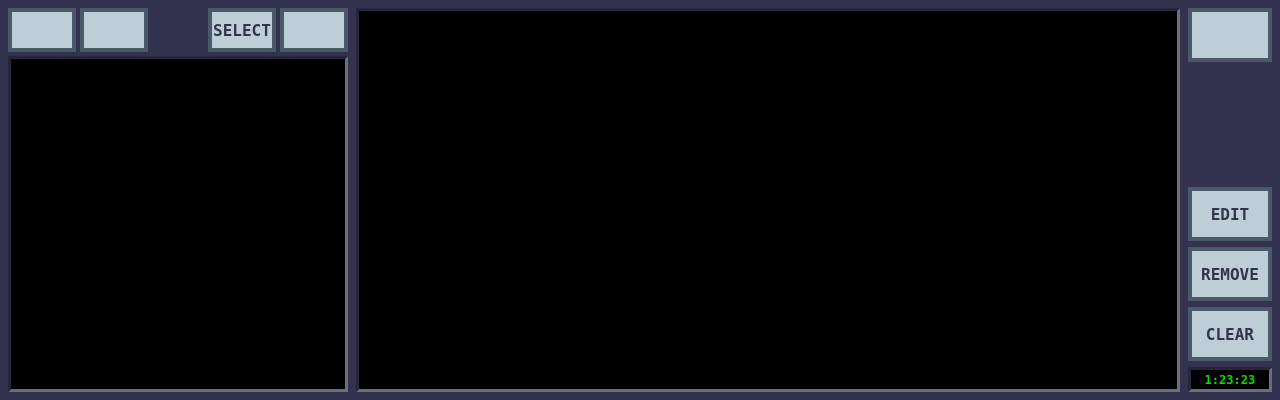
<?xml version="1.0" encoding="UTF-8"?>
<ui version="4.0">
 <class>PlaylistView</class>
 <widget class="QWidget" name="PlaylistView">
  <property name="geometry">
   <rect>
    <x>0</x>
    <y>0</y>
    <width>1280</width>
    <height>400</height>
   </rect>
  </property>
  <property name="minimumSize">
   <size>
    <width>0</width>
    <height>0</height>
   </size>
  </property>
  <property name="maximumSize">
   <size>
    <width>16777215</width>
    <height>16777215</height>
   </size>
  </property>
  <property name="windowTitle">
   <string>Form</string>
  </property>
  <property name="styleSheet">
   <string notr="true">#PlaylistView {
	background-color: #333350;
}</string>
  </property>
  <layout class="QHBoxLayout" name="horizontalLayout">
   <property name="spacing">
    <number>0</number>
   </property>
   <property name="leftMargin">
    <number>0</number>
   </property>
   <property name="topMargin">
    <number>0</number>
   </property>
   <property name="rightMargin">
    <number>0</number>
   </property>
   <property name="bottomMargin">
    <number>0</number>
   </property>
   <item>
    <widget class="QFrame" name="sidebarContainer">
     <property name="enabled">
      <bool>true</bool>
     </property>
     <property name="minimumSize">
      <size>
       <width>0</width>
       <height>0</height>
      </size>
     </property>
     <property name="maximumSize">
      <size>
       <width>0</width>
       <height>16777215</height>
      </size>
     </property>
     <property name="autoFillBackground">
      <bool>false</bool>
     </property>
     <property name="styleSheet">
      <string notr="true">#sidebarContainer {
	background-color: #25253a;
	border-right: 3px solid #5c5c63;
}</string>
     </property>
     <property name="lineWidth">
      <number>0</number>
     </property>
     <layout class="QVBoxLayout" name="verticalLayout_3">
      <property name="spacing">
       <number>0</number>
      </property>
      <property name="leftMargin">
       <number>0</number>
      </property>
      <property name="topMargin">
       <number>0</number>
      </property>
      <property name="rightMargin">
       <number>3</number>
      </property>
      <property name="bottomMargin">
       <number>0</number>
      </property>
      <item>
       <widget class="QPushButton" name="filesButton">
        <property name="enabled">
         <bool>false</bool>
        </property>
        <property name="sizePolicy">
         <sizepolicy hsizetype="Minimum" vsizetype="MinimumExpanding">
          <horstretch>0</horstretch>
          <verstretch>0</verstretch>
         </sizepolicy>
        </property>
        <property name="styleSheet">
         <string notr="true">#filesButton {
	border: none;
	border-radius: 0px;
	background: solid;
	background-color: transparent;
}

#filesButton:checked {
	background-color: #c81c22;
}

#filesButton:pressed {
	border: none;
	border-radius: 0px;
	background: solid;
	background-color: transparent;
}</string>
        </property>
        <property name="text">
         <string/>
        </property>
        <property name="icon">
         <iconset resource="uiassets.qrc">
          <normaloff>:/assets/filesIcon.png</normaloff>:/assets/filesIcon.png</iconset>
        </property>
        <property name="iconSize">
         <size>
          <width>64</width>
          <height>64</height>
         </size>
        </property>
        <property name="checkable">
         <bool>true</bool>
        </property>
        <property name="checked">
         <bool>true</bool>
        </property>
       </widget>
      </item>
      <item>
       <widget class="QPushButton" name="spotifyButton">
        <property name="enabled">
         <bool>false</bool>
        </property>
        <property name="sizePolicy">
         <sizepolicy hsizetype="Minimum" vsizetype="MinimumExpanding">
          <horstretch>0</horstretch>
          <verstretch>0</verstretch>
         </sizepolicy>
        </property>
        <property name="styleSheet">
         <string notr="true">#spotifyButton {
	border: none;
	border-radius: 0px;
	background: solid;
	background-color: transparent;
}

#spotifyButton:checked {
	background-color: #c81c22;
}

#spotifyButton:pressed {
	border: none;
	border-radius: 0px;
	background: solid;
	background-color: transparent;
}</string>
        </property>
        <property name="text">
         <string/>
        </property>
        <property name="icon">
         <iconset resource="uiassets.qrc">
          <normaloff>:/assets/spotifyIcon.png</normaloff>:/assets/spotifyIcon.png</iconset>
        </property>
        <property name="iconSize">
         <size>
          <width>64</width>
          <height>64</height>
         </size>
        </property>
        <property name="checkable">
         <bool>true</bool>
        </property>
        <property name="checked">
         <bool>false</bool>
        </property>
       </widget>
      </item>
     </layout>
    </widget>
   </item>
   <item>
    <widget class="QFrame" name="fileBrowserContainer">
     <property name="maximumSize">
      <size>
       <width>348</width>
       <height>16777215</height>
      </size>
     </property>
     <property name="frameShape">
      <enum>QFrame::NoFrame</enum>
     </property>
     <property name="frameShadow">
      <enum>QFrame::Plain</enum>
     </property>
     <layout class="QVBoxLayout" name="verticalLayout_5">
      <property name="spacing">
       <number>4</number>
      </property>
      <property name="leftMargin">
       <number>8</number>
      </property>
      <property name="topMargin">
       <number>8</number>
      </property>
      <property name="rightMargin">
       <number>0</number>
      </property>
      <property name="bottomMargin">
       <number>8</number>
      </property>
      <item>
       <layout class="QHBoxLayout" name="fileBrowserButtonsContainer">
        <item>
         <widget class="QPushButton" name="fbHomeButton">
          <property name="minimumSize">
           <size>
            <width>68</width>
            <height>44</height>
           </size>
          </property>
          <property name="maximumSize">
           <size>
            <width>68</width>
            <height>44</height>
           </size>
          </property>
          <property name="styleSheet">
           <string notr="true">#fbHomeButton {
	background-color: #bdced6;
	border: 4px solid #4a5a6b;
	border-radius: none;
}

#fbHomeButton:pressed {
	color: #080810;
	background-color: #7b8c9c;
	border: 4px solid #080810;
}</string>
          </property>
          <property name="text">
           <string/>
          </property>
          <property name="icon">
           <iconset resource="uiassets.qrc">
            <normaloff>:/assets/pl_homeIcon.png</normaloff>:/assets/pl_homeIcon.png</iconset>
          </property>
          <property name="iconSize">
           <size>
            <width>38</width>
            <height>30</height>
           </size>
          </property>
         </widget>
        </item>
        <item>
         <widget class="QPushButton" name="fbUpButton">
          <property name="minimumSize">
           <size>
            <width>68</width>
            <height>44</height>
           </size>
          </property>
          <property name="maximumSize">
           <size>
            <width>68</width>
            <height>44</height>
           </size>
          </property>
          <property name="styleSheet">
           <string notr="true">#fbUpButton {
	background-color: #bdced6;
	border: 4px solid #4a5a6b;
	border-radius: none;
}

#fbUpButton:pressed {
	color: #080810;
	background-color: #7b8c9c;
	border: 4px solid #080810;
}</string>
          </property>
          <property name="text">
           <string/>
          </property>
          <property name="icon">
           <iconset resource="uiassets.qrc">
            <normaloff>:/assets/pl_upIcon.png</normaloff>:/assets/pl_upIcon.png</iconset>
          </property>
          <property name="iconSize">
           <size>
            <width>25</width>
            <height>30</height>
           </size>
          </property>
         </widget>
        </item>
        <item>
         <spacer name="horizontalSpacer_2">
          <property name="orientation">
           <enum>Qt::Horizontal</enum>
          </property>
          <property name="sizeHint" stdset="0">
           <size>
            <width>40</width>
            <height>20</height>
           </size>
          </property>
         </spacer>
        </item>
        <item>
         <widget class="QPushButton" name="fbSelectButton">
          <property name="minimumSize">
           <size>
            <width>68</width>
            <height>44</height>
           </size>
          </property>
          <property name="maximumSize">
           <size>
            <width>68</width>
            <height>44</height>
           </size>
          </property>
          <property name="font">
           <font>
            <family>Bitstream Vera Sans Mono</family>
            <pointsize>12</pointsize>
            <bold>true</bold>
           </font>
          </property>
          <property name="styleSheet">
           <string notr="true">#fbSelectButton {
	color: #333350;
	background-color: #bdced6;
	border: 4px solid #4a5a6b;
	border-radius: none;
}

#fbSelectButton:pressed {
	color: #080810;
	background-color: #7b8c9c;
	border: 4px solid #080810;
}</string>
          </property>
          <property name="text">
           <string>SELECT</string>
          </property>
         </widget>
        </item>
        <item>
         <widget class="QPushButton" name="fbAddButton">
          <property name="minimumSize">
           <size>
            <width>68</width>
            <height>44</height>
           </size>
          </property>
          <property name="maximumSize">
           <size>
            <width>68</width>
            <height>44</height>
           </size>
          </property>
          <property name="styleSheet">
           <string notr="true">#fbAddButton {
	background-color: #bdced6;
	border: 4px solid #4a5a6b;
	border-radius: none;
}

#fbAddButton:pressed {
	color: #080810;
	background-color: #7b8c9c;
	border: 4px solid #080810;
}</string>
          </property>
          <property name="text">
           <string/>
          </property>
          <property name="icon">
           <iconset resource="uiassets.qrc">
            <normaloff>:/assets/pl_addIcon.png</normaloff>:/assets/pl_addIcon.png</iconset>
          </property>
          <property name="iconSize">
           <size>
            <width>30</width>
            <height>35</height>
           </size>
          </property>
         </widget>
        </item>
       </layout>
      </item>
      <item>
       <widget class="QListView" name="fileBrowserListView">
        <property name="font">
         <font>
          <family>Bitstream Vera Sans Mono</family>
          <pointsize>14</pointsize>
          <bold>true</bold>
         </font>
        </property>
        <property name="styleSheet">
         <string notr="true">QListView {
	color: #00f800;
	background-color: #000000;
	border-top: 3px solid #26253c;
	border-right: 3px solid #6d6d7f;
	border-bottom: 3px solid #6d6d7f;
	border-left: 3px solid #26253c;
    alternate-background-color: #10101a;
}

QListView::item {
	height: 45px;
}

QListView::item:selected {
	color: #000;
    background-color: #00e800;
}

QListView::item:selected:!active {
	color: #000;
	background-color: #00e800;
}

QListView::item:selected:active {
	color: #000;
    background-color: #00e800;
}

QScrollBar:vertical {
	background-color: #191926;
	width: 4px;
}

QScrollBar::handle:vertical {
	background-color: #b0995e;
}

 QScrollBar::up-arrow:vertical, QScrollBar::down-arrow:vertical {
	height: 0px;
	width: 0px;
	background-color: transparent;
	background: none;
	border: none;
}

 QScrollBar::add-page:vertical, QScrollBar::sub-page:vertical {
	background: none;
	height: 0px;
	width: 0px;
	border: none;
 }

 QScrollBar::add-line:vertical {
    background: none;
	height: 0px;
	width: 0px;
	border: none;
 }

 QScrollBar::sub-line:vertical {
    background: none;
	height: 0px;
	width: 0px;
	border: none;
 }

QScrollBar:horizontal {
	background-color: #191926;
	height: 4px;
}

QScrollBar::handle:horizontal {
	background-color: #b0995e;
}

 QScrollBar::left-arrow:horizontal, QScrollBar::right-arrow:horizontal {
	height: 0px;
	width: 0px;
	background-color: transparent;
	background: none;
	border: none;
}

 QScrollBar::add-page:horizontal, QScrollBar::sub-page:horizontal {
	background: none;
	height: 0px;
	width: 0px;
	border: none;
 }

 QScrollBar::add-line:horizontal {
    background: none;
	height: 0px;
	width: 0px;
	border: none;
 }

 QScrollBar::sub-line:horizontal {
    background: none;
	height: 0px;
	width: 0px;
	border: none;
 }
</string>
        </property>
        <property name="verticalScrollMode">
         <enum>QAbstractItemView::ScrollPerPixel</enum>
        </property>
        <property name="horizontalScrollMode">
         <enum>QAbstractItemView::ScrollPerPixel</enum>
        </property>
       </widget>
      </item>
     </layout>
    </widget>
   </item>
   <item>
    <widget class="QFrame" name="playlistContainer">
     <property name="frameShape">
      <enum>QFrame::NoFrame</enum>
     </property>
     <property name="frameShadow">
      <enum>QFrame::Plain</enum>
     </property>
     <property name="lineWidth">
      <number>0</number>
     </property>
     <layout class="QVBoxLayout" name="verticalLayout_4">
      <property name="spacing">
       <number>0</number>
      </property>
      <property name="leftMargin">
       <number>8</number>
      </property>
      <property name="topMargin">
       <number>8</number>
      </property>
      <property name="rightMargin">
       <number>0</number>
      </property>
      <property name="bottomMargin">
       <number>8</number>
      </property>
      <item>
       <widget class="QTreeView" name="playList">
        <property name="font">
         <font>
          <family>Bitstream Vera Sans Mono</family>
          <pointsize>14</pointsize>
          <bold>true</bold>
         </font>
        </property>
        <property name="styleSheet">
         <string notr="true">QTreeView {
	color: #00e800;
	background-color: #000000;
	border-top: 3px solid #26253c;
	border-right: 3px solid #6d6d7f;
	border-bottom: 3px solid #6d6d7f;
	border-left: 3px solid #26253c;
    alternate-background-color: #10101a;
}

QTreeView::item {
	height: 45px;
	padding-right: 16px;
}

QTreeView::item:selected {
	color: #000;
    background-color: #00e800;
}

QTreeView::item:selected:!active {
	color: #000;
	background-color: #00e800;
}

QTreeView::item:selected:active {
	color: #000;
    background-color: #00e800;
}

QScrollBar:vertical {
	background-color: #191926;
	width: 4px;
}

QScrollBar::handle:vertical {
	background-color: #b0995e;
}

 QScrollBar::up-arrow:vertical, QScrollBar::down-arrow:vertical {
	height: 0px;
	width: 0px;
	background-color: transparent;
	background: none;
	border: none;
}

 QScrollBar::add-page:vertical, QScrollBar::sub-page:vertical {
	background: none;
	height: 0px;
	width: 0px;
	border: none;
 }

 QScrollBar::add-line:vertical {
    background: none;
	height: 0px;
	width: 0px;
	border: none;
 }

 QScrollBar::sub-line:vertical {
    background: none;
	height: 0px;
	width: 0px;
	border: none;
 }


QScrollBar:horizontal {
	background-color: #191926;
	height: 4px;
}

QScrollBar::handle:horizontal {
	background-color: #b0995e;
}

 QScrollBar::left-arrow:horizontal, QScrollBar::right-arrow:horizontal {
	height: 0px;
	width: 0px;
	background-color: transparent;
	background: none;
	border: none;
}

 QScrollBar::add-page:horizontal, QScrollBar::sub-page:horizontal {
	background: none;
	height: 0px;
	width: 0px;
	border: none;
 }

 QScrollBar::add-line:horizontal {
    background: none;
	height: 0px;
	width: 0px;
	border: none;
 }

 QScrollBar::sub-line:horizontal {
    background: none;
	height: 0px;
	width: 0px;
	border: none;
 }

QHeaderView::section {
    background-color: #bccdd5;
    color: #333350;
    border: none;
	height: 28px;
	font-size: 12pt;
	font-weight: bold;
	padding-right: 8px;
}</string>
        </property>
        <property name="verticalScrollBarPolicy">
         <enum>Qt::ScrollBarAsNeeded</enum>
        </property>
        <property name="editTriggers">
         <set>QAbstractItemView::DoubleClicked|QAbstractItemView::EditKeyPressed</set>
        </property>
        <property name="alternatingRowColors">
         <bool>false</bool>
        </property>
        <property name="verticalScrollMode">
         <enum>QAbstractItemView::ScrollPerPixel</enum>
        </property>
       </widget>
      </item>
     </layout>
    </widget>
   </item>
   <item>
    <widget class="QFrame" name="frame">
     <property name="lineWidth">
      <number>0</number>
     </property>
     <layout class="QVBoxLayout" name="plControlsContainer">
      <property name="leftMargin">
       <number>8</number>
      </property>
      <property name="topMargin">
       <number>8</number>
      </property>
      <property name="rightMargin">
       <number>8</number>
      </property>
      <property name="bottomMargin">
       <number>8</number>
      </property>
      <item>
       <layout class="QHBoxLayout" name="horizontalLayout_2">
        <property name="rightMargin">
         <number>0</number>
        </property>
        <item>
         <layout class="QVBoxLayout" name="verticalLayout_2">
          <item>
           <widget class="QPushButton" name="goPlayerButton">
            <property name="minimumSize">
             <size>
              <width>84</width>
              <height>54</height>
             </size>
            </property>
            <property name="maximumSize">
             <size>
              <width>84</width>
              <height>54</height>
             </size>
            </property>
            <property name="styleSheet">
             <string notr="true">#goPlayerButton {
	background-color: #bdced6;
	border: 4px solid #4a5a6b;
	border-radius: none;
}

#goPlayerButton:pressed {
	color: #080810;
	background-color: #7b8c9c;
	border: 4px solid #080810;
}</string>
            </property>
            <property name="text">
             <string/>
            </property>
            <property name="icon">
             <iconset resource="uiassets.qrc">
              <normaloff>:/assets/pl_playerIcon.png</normaloff>:/assets/pl_playerIcon.png</iconset>
            </property>
            <property name="iconSize">
             <size>
              <width>68</width>
              <height>36</height>
             </size>
            </property>
           </widget>
          </item>
          <item>
           <spacer name="verticalSpacer_2">
            <property name="orientation">
             <enum>Qt::Vertical</enum>
            </property>
            <property name="sizeHint" stdset="0">
             <size>
              <width>1</width>
              <height>1</height>
             </size>
            </property>
           </spacer>
          </item>
          <item>
           <widget class="QPushButton" name="editButton">
            <property name="minimumSize">
             <size>
              <width>84</width>
              <height>54</height>
             </size>
            </property>
            <property name="maximumSize">
             <size>
              <width>85</width>
              <height>54</height>
             </size>
            </property>
            <property name="font">
             <font>
              <family>Bitstream Vera Sans Mono</family>
              <pointsize>12</pointsize>
              <bold>true</bold>
             </font>
            </property>
            <property name="styleSheet">
             <string notr="true">#editButton {
	color: #333350;
	background-color: #bdced6;
	border: 4px solid #4a5a6b;
	border-radius: none;
}

#editButton:pressed {
	color: #080810;
	background-color: #7b8c9c;
	border: 4px solid #080810;
}

#editButton:checked {
	background-color: #00d600;
}</string>
            </property>
            <property name="text">
             <string>EDIT</string>
            </property>
            <property name="checkable">
             <bool>true</bool>
            </property>
            <property name="checked">
             <bool>false</bool>
            </property>
           </widget>
          </item>
          <item>
           <widget class="QPushButton" name="removeButton">
            <property name="minimumSize">
             <size>
              <width>84</width>
              <height>54</height>
             </size>
            </property>
            <property name="maximumSize">
             <size>
              <width>84</width>
              <height>54</height>
             </size>
            </property>
            <property name="font">
             <font>
              <family>Bitstream Vera Sans Mono</family>
              <pointsize>12</pointsize>
              <bold>true</bold>
             </font>
            </property>
            <property name="styleSheet">
             <string notr="true">#removeButton {
	color: #333350;
	background-color: #bdced6;
	border: 4px solid #4a5a6b;
	border-radius: none;
}

#removeButton:pressed {
	color: #080810;
	background-color: #7b8c9c;
	border: 4px solid #080810;
}</string>
            </property>
            <property name="text">
             <string>REMOVE</string>
            </property>
           </widget>
          </item>
          <item>
           <widget class="QPushButton" name="clearButton">
            <property name="minimumSize">
             <size>
              <width>84</width>
              <height>54</height>
             </size>
            </property>
            <property name="maximumSize">
             <size>
              <width>84</width>
              <height>54</height>
             </size>
            </property>
            <property name="font">
             <font>
              <family>Bitstream Vera Sans Mono</family>
              <pointsize>12</pointsize>
              <bold>true</bold>
             </font>
            </property>
            <property name="styleSheet">
             <string notr="true">#clearButton {
	color: #333350;
	background-color: #bdced6;
	border: 4px solid #4a5a6b;
	border-radius: none;
}

#clearButton:pressed {
	color: #080810;
	background-color: #7b8c9c;
	border: 4px solid #080810;
}</string>
            </property>
            <property name="text">
             <string>CLEAR</string>
            </property>
           </widget>
          </item>
         </layout>
        </item>
       </layout>
      </item>
      <item>
       <widget class="QFrame" name="plDurationFrame">
        <property name="minimumSize">
         <size>
          <width>0</width>
          <height>0</height>
         </size>
        </property>
        <property name="styleSheet">
         <string notr="true">#plDurationFrame {
	background-color: #000000;
	border-top: 3px solid #26253c;
	border-right: 3px solid #6d6d7f;
	border-bottom: 3px solid #6d6d7f;
	border-left: 3px solid #26253c;
}</string>
        </property>
        <property name="frameShape">
         <enum>QFrame::StyledPanel</enum>
        </property>
        <property name="frameShadow">
         <enum>QFrame::Raised</enum>
        </property>
        <layout class="QVBoxLayout" name="verticalLayout">
         <property name="spacing">
          <number>0</number>
         </property>
         <property name="leftMargin">
          <number>2</number>
         </property>
         <property name="topMargin">
          <number>2</number>
         </property>
         <property name="rightMargin">
          <number>2</number>
         </property>
         <property name="bottomMargin">
          <number>2</number>
         </property>
         <item>
          <widget class="QLabel" name="plDuration">
           <property name="minimumSize">
            <size>
             <width>0</width>
             <height>0</height>
            </size>
           </property>
           <property name="palette">
            <palette>
             <active>
              <colorrole role="WindowText">
               <brush brushstyle="SolidPattern">
                <color alpha="255">
                 <red>0</red>
                 <green>226</green>
                 <blue>0</blue>
                </color>
               </brush>
              </colorrole>
              <colorrole role="Text">
               <brush brushstyle="SolidPattern">
                <color alpha="255">
                 <red>0</red>
                 <green>226</green>
                 <blue>0</blue>
                </color>
               </brush>
              </colorrole>
              <colorrole role="ButtonText">
               <brush brushstyle="SolidPattern">
                <color alpha="255">
                 <red>0</red>
                 <green>226</green>
                 <blue>0</blue>
                </color>
               </brush>
              </colorrole>
              <colorrole role="PlaceholderText">
               <brush brushstyle="SolidPattern">
                <color alpha="128">
                 <red>0</red>
                 <green>226</green>
                 <blue>0</blue>
                </color>
               </brush>
              </colorrole>
             </active>
             <inactive>
              <colorrole role="WindowText">
               <brush brushstyle="SolidPattern">
                <color alpha="255">
                 <red>0</red>
                 <green>226</green>
                 <blue>0</blue>
                </color>
               </brush>
              </colorrole>
              <colorrole role="Text">
               <brush brushstyle="SolidPattern">
                <color alpha="255">
                 <red>0</red>
                 <green>226</green>
                 <blue>0</blue>
                </color>
               </brush>
              </colorrole>
              <colorrole role="ButtonText">
               <brush brushstyle="SolidPattern">
                <color alpha="255">
                 <red>0</red>
                 <green>226</green>
                 <blue>0</blue>
                </color>
               </brush>
              </colorrole>
              <colorrole role="PlaceholderText">
               <brush brushstyle="SolidPattern">
                <color alpha="128">
                 <red>0</red>
                 <green>226</green>
                 <blue>0</blue>
                </color>
               </brush>
              </colorrole>
             </inactive>
             <disabled>
              <colorrole role="WindowText">
               <brush brushstyle="SolidPattern">
                <color alpha="255">
                 <red>0</red>
                 <green>226</green>
                 <blue>0</blue>
                </color>
               </brush>
              </colorrole>
              <colorrole role="Text">
               <brush brushstyle="SolidPattern">
                <color alpha="255">
                 <red>0</red>
                 <green>226</green>
                 <blue>0</blue>
                </color>
               </brush>
              </colorrole>
              <colorrole role="ButtonText">
               <brush brushstyle="SolidPattern">
                <color alpha="255">
                 <red>0</red>
                 <green>226</green>
                 <blue>0</blue>
                </color>
               </brush>
              </colorrole>
              <colorrole role="PlaceholderText">
               <brush brushstyle="SolidPattern">
                <color alpha="128">
                 <red>0</red>
                 <green>226</green>
                 <blue>0</blue>
                </color>
               </brush>
              </colorrole>
             </disabled>
            </palette>
           </property>
           <property name="font">
            <font>
             <family>Bitstream Vera Sans Mono</family>
             <bold>true</bold>
            </font>
           </property>
           <property name="styleSheet">
            <string notr="true">#plDuration {
	color: #00e200;
}</string>
           </property>
           <property name="text">
            <string>1:23:23</string>
           </property>
           <property name="alignment">
            <set>Qt::AlignCenter</set>
           </property>
          </widget>
         </item>
        </layout>
       </widget>
      </item>
     </layout>
    </widget>
   </item>
  </layout>
 </widget>
 <resources>
  <include location="uiassets.qrc"/>
 </resources>
 <connections/>
</ui>
